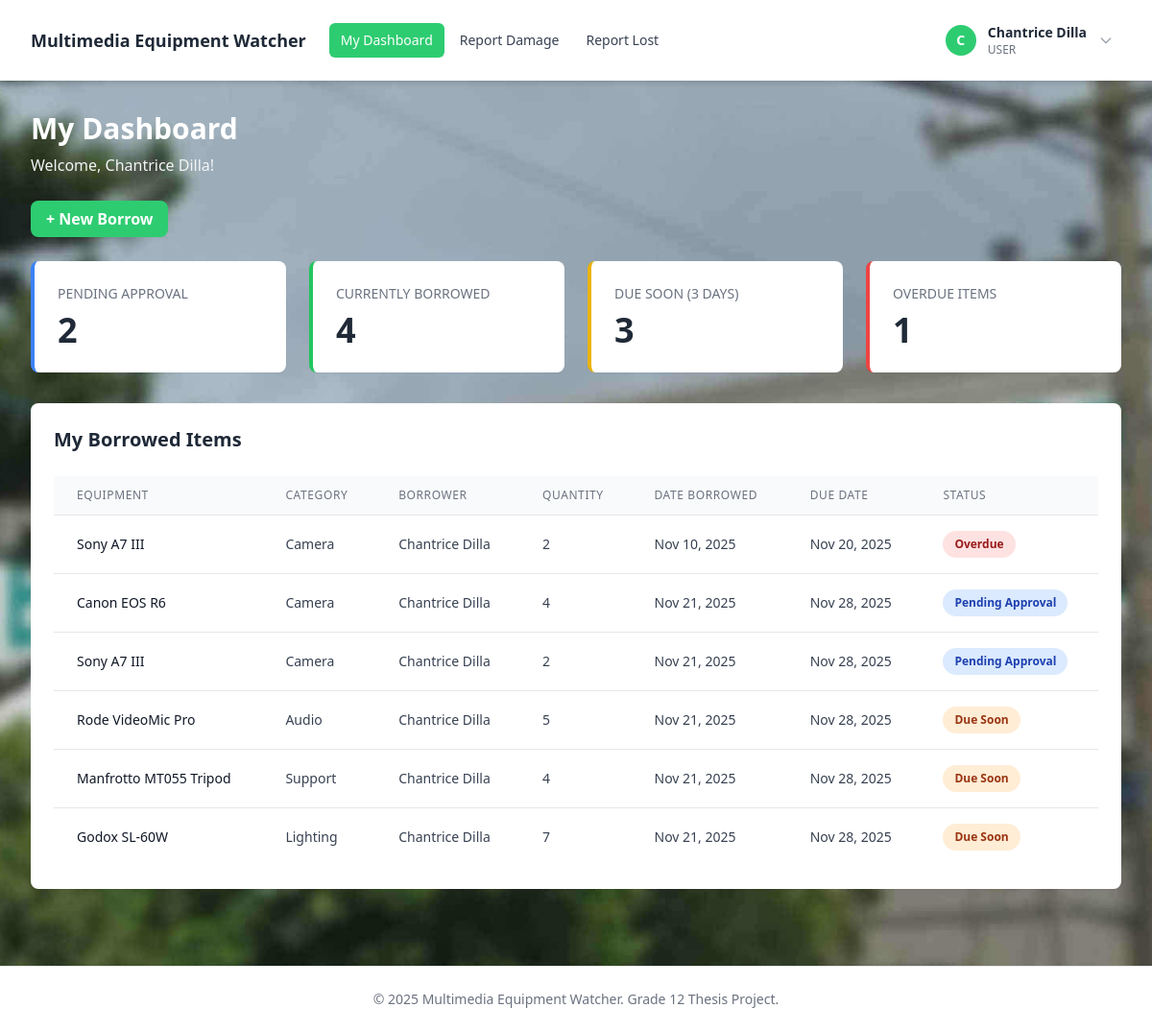
/staff-dashboard.php (signed in), run on the app's committed database.
### tables this page shows
CREATE TABLE borrowing_transactions (
    id INT AUTO_INCREMENT PRIMARY KEY,
    equipment_id INT NOT NULL,
    user_id INT NOT NULL,
    quantity INT NOT NULL DEFAULT 1,
    quantity_returned INT NOT NULL DEFAULT 0,
    date_borrowed DATE NOT NULL,
    due_date DATE NOT NULL,
    date_returned DATE NULL,
    status ENUM('pending', 'borrowed', 'returned', 'partially_returned', 'lost') NOT NULL DEFAULT 'pending',
    remarks TEXT NULL,
    created_at TIMESTAMP DEFAULT CURRENT_TIMESTAMP,
    FOREIGN KEY (equipment_id) REFERENCES equipment(id) ON DELETE CASCADE,
    FOREIGN KEY (user_id) REFERENCES users(id) ON DELETE CASCADE
);

CREATE TABLE equipment (
    id INT AUTO_INCREMENT PRIMARY KEY,
    name VARCHAR(100) NOT NULL,
    description TEXT,
    category VARCHAR(50),
    total_quantity INT NOT NULL DEFAULT 1,
    available_quantity INT NOT NULL DEFAULT 1,
    status ENUM('available', 'borrowed', 'damaged', 'lost') NOT NULL DEFAULT 'available',
    created_at TIMESTAMP DEFAULT CURRENT_TIMESTAMP
);

CREATE TABLE users (
    id INT AUTO_INCREMENT PRIMARY KEY,
    name VARCHAR(100) NOT NULL,
    email VARCHAR(100) NOT NULL UNIQUE,
    password VARCHAR(255) NOT NULL,
    role ENUM('admin', 'user') NOT NULL DEFAULT 'user',
    is_active TINYINT(1) NOT NULL DEFAULT 0,
    created_at TIMESTAMP DEFAULT CURRENT_TIMESTAMP
);

### config/database.php (called while the page is built, shortened)
<?php
function getCurrentUser() {
    return [
        'id' => $_SESSION['user_id'] ?? null,
        'name' => $_SESSION['user_name'] ?? null,
        'email' => $_SESSION['user_email'] ?? null,
        'role' => $_SESSION['role'] ?? null
    ];
}

### staff-dashboard.php (the view, shortened to what this page needs)
<?php
require_once 'includes/header.php';
$pdo = getDBConnection();
$userId = $_SESSION['user_id'];
$myBorrowings = $pdo->prepare("
    SELECT
        bt.*,
        e.name as equipment_name,
        e.category,
        u.name as borrower_name
    FROM borrowing_transactions bt
    JOIN equipment e ON bt.equipment_id = e.id
    JOIN users u ON bt.user_id = u.id
    WHERE bt.status IN ('pending', 'borrowed', 'partially_returned') AND bt.user_id = ?
    ORDER BY bt.due_date ASC
");
$myBorrowings->execute([$userId]);
$borrowings = $myBorrowings->fetchAll();
$totalBorrowed = 0;
$pendingCount = 0;
$overdueCount = 0;
$dueSoon = 0;
foreach ($borrowings as $item) {
    if ($item['status'] === 'pending') {
        $pendingCount++;
    } elseif ($item['status'] === 'borrowed' || $item['status'] === 'partially_returned') {
        $totalBorrowed++;
        if ($item['due_date'] < date('Y-m-d')) {
            $overdueCount++;
        } elseif ($item['due_date'] <= date('Y-m-d', strtotime('+3 days'))) {
            $dueSoon++;
        }
    }
}
?>
<div class="mb-8">
    <h2 class="text-3xl font-bold text-white">My Dashboard</h2>
    <p class="text-gray-100 mt-2">Welcome, <?php echo htmlspecialchars($currentUser['name']); ?>!</p>
</div>
<div class="mb-8">
    <a href="borrowing/add.php" class="px-4 py-2 bg-primary hover:bg-primary-dark text-white font-semibold rounded-lg transition">+ New Borrow</a>
</div>
<div class="grid grid-cols-1 md:grid-cols-4 gap-6 mb-8">
    <div class="bg-white rounded-lg shadow-sm p-6 border-l-4 border-blue-500">
        <h3 class="text-sm font-medium text-gray-500 uppercase mb-2">Pending Approval</h3>
        <p class="text-4xl font-bold text-gray-800"><?php echo $pendingCount; ?></p>
    </div>
    <div class="bg-white rounded-lg shadow-sm p-6 border-l-4 border-green-500">
        <h3 class="text-sm font-medium text-gray-500 uppercase mb-2">Currently Borrowed</h3>
        <p class="text-4xl font-bold text-gray-800"><?php echo $totalBorrowed; ?></p>
    </div>
    <div class="bg-white rounded-lg shadow-sm p-6 border-l-4 border-yellow-500">
        <h3 class="text-sm font-medium text-gray-500 uppercase mb-2">Due Soon (3 days)</h3>
        <p class="text-4xl font-bold text-gray-800"><?php echo $dueSoon; ?></p>
    </div>
    <div class="bg-white rounded-lg shadow-sm p-6 border-l-4 border-red-500">
        <h3 class="text-sm font-medium text-gray-500 uppercase mb-2">Overdue Items</h3>
        <p class="text-4xl font-bold text-gray-800"><?php echo $overdueCount; ?></p>
    </div>
</div>
<div class="bg-white rounded-lg shadow-sm p-6">
    <h3 class="text-xl font-semibold text-gray-800 mb-6">My Borrowed Items</h3>
    <?php if (count($borrowings) > 0): ?>
        <div class="overflow-x-auto">
            <table class="min-w-full divide-y divide-gray-200">
                <thead class="bg-gray-50">
                    <tr>
                        <th class="px-6 py-3 text-left text-xs font-medium text-gray-500 uppercase tracking-wider">Equipment</th>
                        <th class="px-6 py-3 text-left text-xs font-medium text-gray-500 uppercase tracking-wider">Category</th>
                        <th class="px-6 py-3 text-left text-xs font-medium text-gray-500 uppercase tracking-wider">Borrower</th>
                        <th class="px-6 py-3 text-left text-xs font-medium text-gray-500 uppercase tracking-wider">Quantity</th>
                        <th class="px-6 py-3 text-left text-xs font-medium text-gray-500 uppercase tracking-wider">Date Borrowed</th>
                        <th class="px-6 py-3 text-left text-xs font-medium text-gray-500 uppercase tracking-wider">Due Date</th>
                        <th class="px-6 py-3 text-left text-xs font-medium text-gray-500 uppercase tracking-wider">Status</th>
                    </tr>
                </thead>
                <tbody class="bg-white divide-y divide-gray-200">
                    <?php foreach ($borrowings as $item): ?>
                        <?php
                        $statusClass = 'bg-gray-100 text-gray-800';
                        $statusText = ucfirst(str_replace('_', ' ', $item['status']));
                        if ($item['status'] === 'pending') {
                            $statusClass = 'bg-blue-100 text-blue-800';
                            $statusText = 'Pending Approval';
                        } elseif ($item['status'] === 'partially_returned') {
                            $statusClass = 'bg-orange-100 text-orange-800';
                            $statusText = 'Partially Returned';
                        } elseif ($item['due_date'] < date('Y-m-d')) {
                            $statusClass = 'bg-red-100 text-red-800';
                            $statusText = 'Overdue';
                        } elseif ($item['due_date'] <= date('Y-m-d', strtotime('+3 days'))) {
                            $statusClass = 'bg-orange-100 text-orange-800';
                            $statusText = 'Due Soon';
                        } elseif ($item['status'] === 'borrowed') {
                            $statusClass = 'bg-yellow-100 text-yellow-800';
                            $statusText = 'Borrowed';
                        }
                        ?>
                        <tr class="hover:bg-gray-50">
                            <td class="px-6 py-4 whitespace-nowrap text-sm font-medium text-gray-900"><?php echo htmlspecialchars($item['equipment_name']); ?></td>
                            <td class="px-6 py-4 whitespace-nowrap text-sm text-gray-700"><?php echo htmlspecialchars($item['category']); ?></td>
                            <td class="px-6 py-4 whitespace-nowrap text-sm text-gray-700"><?php echo htmlspecialchars($item['borrower_name']); ?></td>
                            <td class="px-6 py-4 whitespace-nowrap text-sm text-gray-700"><?php echo $item['quantity']; ?></td>
                            <td class="px-6 py-4 whitespace-nowrap text-sm text-gray-700"><?php echo date('M d, Y', strtotime($item['date_borrowed'])); ?></td>
                            <td class="px-6 py-4 whitespace-nowrap text-sm text-gray-700"><?php echo date('M d, Y', strtotime($item['due_date'])); ?></td>
                            <td class="px-6 py-4 whitespace-nowrap">
                                <span class="px-3 py-1 inline-flex text-xs leading-5 font-semibold rounded-full <?php echo $statusClass; ?>">
                                    <?php echo $statusText; ?>
                                </span>
                            </td>
                        </tr>
                    <?php endforeach; ?>
                </tbody>
            </table>
        </div>
    <?php endif; ?>
</div>
<?php require_once 'includes/footer.php'; ?>

### data on the page
borrowing_transactions: equipment.name "Sony A7 III", equipment.category "Camera", user.name "Chantrice Dilla", quantity "2", date_borrowed "Nov 10, 2025", due_date "Nov 20, 2025", statusText "Overdue"
borrowing_transactions: equipment.name "Canon EOS R6", equipment.category "Camera", user.name "Chantrice Dilla", quantity "4", date_borrowed "Nov 21, 2025", due_date "Nov 28, 2025", status "Pending Approval"
borrowing_transactions: equipment.name "Sony A7 III", equipment.category "Camera", user.name "Chantrice Dilla", quantity "2", date_borrowed "Nov 21, 2025", due_date "Nov 28, 2025", status "Pending Approval"
borrowing_transactions: equipment.name "Rode VideoMic Pro", equipment.category "Audio", user.name "Chantrice Dilla", quantity "5", date_borrowed "Nov 21, 2025", due_date "Nov 28, 2025", statusText "Due Soon"
borrowing_transactions: equipment.name "Manfrotto MT055 Tripod", equipment.category "Support", user.name "Chantrice Dilla", quantity "4", date_borrowed "Nov 21, 2025", due_date "Nov 28, 2025", statusText "Due Soon"
borrowing_transactions: equipment.name "Godox SL-60W", equipment.category "Lighting", user.name "Chantrice Dilla", quantity "7", date_borrowed "Nov 21, 2025", due_date "Nov 28, 2025", statusText "Due Soon"

### other printed values
substr($currentUser['name'], 0, 1) "C"
$currentUser['name'] "Chantrice Dilla"
$currentUser['role'] "USER"
$pendingCount "2"
$totalBorrowed "4"
$dueSoon "3"
$overdueCount "1"
